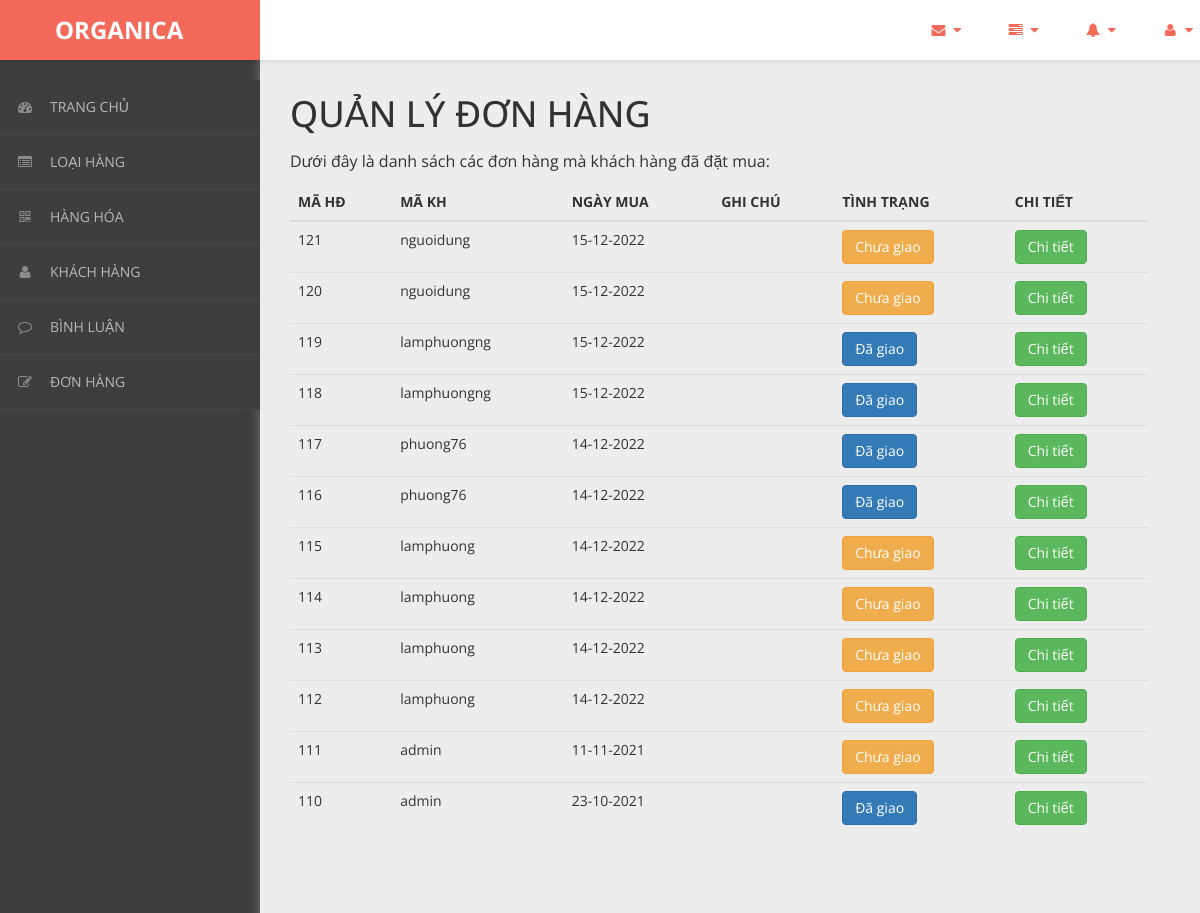
The app's page /admin/content/hoa-don/hoa-don-list.php with its own data.
### tables this page shows
CREATE TABLE `hoa_don` (
  `ma_hd` int(11) NOT NULL,
  `ngay_mua` varchar(20) NOT NULL,
  `ghi_chu` varchar(50) NOT NULL,
  `tinh_trang` varchar(20) NOT NULL DEFAULT '0',
  `ma_kh` varchar(50) NOT NULL
);

### admin/dao/pdo.php (called while the page is built, shortened)
<?php
    function pdo_get_connection(){
        $pdo = new PDO("mysql:host=localhost;dbname=staffcoffee",'root','');
        $pdo->setAttribute(PDO::ATTR_ERRMODE, PDO::ERRMODE_EXCEPTION);
        return $pdo;
    }
    function pdo_query($sql){
        $sql_args = array_slice(func_get_args(),1);
        try{
            $conn = pdo_get_connection();
            $stmt = $conn ->prepare($sql);
            $stmt -> execute($sql_args);
            $rows = $stmt -> fetchAll();
            return $rows;
        }catch(PDOException $e){
            throw $e;
        }finally{
            unset($conn);
        }
    }
    ?>

### admin/dao/hoa-don.php (called while the page is built, shortened)
<?php
    require_once ('pdo.php');
    function hoa_don_select_all(){
        $sql = "SELECT * FROM hoa_don ORDER BY ma_hd DESC";
        return pdo_query($sql);
    }
?>

### admin/content/hoa-don/hoa-don-list.php (the view, shortened to what this page needs)
<!DOCTYPE html>
<html xmlns="http://www.w3.org/1999/xhtml">
<head>
    <link href="../../../css/admin/css/bootstrap.css" rel="stylesheet" />
    <link href="../../../css/admin/css/font-awesome.css" rel="stylesheet" />
    <link href="../../../css/admin/css/custom-styles.css" rel="stylesheet" />
</head>
<body>
    <div id="wrapper">
        <nav class="navbar navbar-default top-navbar" role="navigation">
            <div class="navbar-header">
                <a class="navbar-brand" href="../../../../RauCuQuaOrganica/trang-chinh/"><strong style = "margin-left: 40px;">ORGANICA</strong></a>
            </div>
            <ul class="nav navbar-top-links navbar-right">
                <li class="dropdown">
                    <a class="dropdown-toggle" data-toggle="dropdown" href="#" aria-expanded="false">
                        <i class="fa fa-envelope fa-fw"></i> <i class="fa fa-caret-down"></i>
                    </a>
                </li>
                <li class="dropdown">
                    <a class="dropdown-toggle" data-toggle="dropdown" href="#" aria-expanded="false">
                        <i class="fa fa-tasks fa-fw"></i> <i class="fa fa-caret-down"></i>
                    </a>
                </li>
                <li class="dropdown">
                    <a class="dropdown-toggle" data-toggle="dropdown" href="#" aria-expanded="false">
                        <i class="fa fa-bell fa-fw"></i> <i class="fa fa-caret-down"></i>
                    </a>
                </li>
                <li class="dropdown">
                    <a class="dropdown-toggle" data-toggle="dropdown" href="#" aria-expanded="false">
                        <i class="fa fa-user fa-fw"></i> <i class="fa fa-caret-down"></i>
                    </a>
                </li>
            </ul>
        </nav>
        <nav class="navbar-default navbar-side" role="navigation">
            <div class="sidebar-collapse">
                <ul class="nav" id="main-menu">
                    <li>
                        <a href="../thong-ke/thong-ke-list.php"><i class="fa fa-dashboard"></i>TRANG CHỦ</a>
                    </li>
                    <li>
                        <a href="../loai-hang/loai-hang-list.php"><i class="fa fa-list-alt" aria-hidden="true"></i>LOẠI HÀNG</a>
                    </li>
                    <li>
                        <a href="../hang-hoa/hang-hoa-list.php"><i class="fa fa-qrcode"></i>HÀNG HÓA</a>
                    </li>
                    <li>
                        <a href="../khach-hang/khach-hang-list.php"><i class="fa fa-user"></i>KHÁCH HÀNG</a>
                    </li>
                    <li>
                        <a href="../binh-luan/binh-luan-list.php"><i class="fa fa-comment-o" aria-hidden="true"></i>BÌNH LUẬN</a>
                    </li>
                    <li>
                        <a href="../hoa-don/hoa-don-list.php"><i class="fa fa-edit"></i>ĐƠN HÀNG</a>
                    </li>
                </ul>
            </div>
        </nav>
        <div id="page-wrapper">
		  <div class="header">
                        <div class="page-header">
                            <h1>QUẢN LÝ ĐƠN HÀNG</h1>
                            <p>Dưới đây là danh sách các đơn hàng mà khách hàng đã đặt mua: </p>
                            <?php
                                require_once ('../../dao/hoa-don.php');
                                $items = hoa_don_select_all();
                            ?>
                            <table class="table table-hover">
                                <thead>
                                  <tr>
                                    <th>MÃ HĐ</th>
                                    <th>MÃ KH</th>
                                    <th>NGÀY MUA</th>
                                    <th>GHI CHÚ</th>
                                    <th>TÌNH TRẠNG</th>
                                    <th>CHI TIẾT</th>
                                  </tr>
                                </thead>
                                <tbody>
                                <?php foreach($items as $item){
                                     extract($item);
                                    ?>
                                  <tr>
                                    <td><?=$ma_hd?></td>
                                    <td><?=$ma_kh?></td>
                                    <td><?=$ngay_mua?></td>
                                    <td><?=$ghi_chu?></td>
                                    <td>
                                    <a href="thanh-toan-gio-hang.php?ma_hd=<?=$ma_hd?>">
                                        <?php
                                            if($tinh_trang == 0){
                                                echo '<button class="btn btn-warning name="thanh_toan">';
                                                echo "Chưa giao";
                                            }
                                            else if($tinh_trang == 1){
                                                echo '<button class="btn btn-primary name="thanh_toan">';
                                                echo "Đã giao";
                                            }
                                            else   {
                                                echo '<button class="btn btn-danger name ="thanh_toan">';
                                                echo "Hủy";
                                            }
                                        ?>
                                        </button></a>
                            </div>
                                    </td>
                                    <td><a href="chi-tiet-hoa-don.php?ma_hd=<?=$ma_hd?>&ma_kh=<?=$ma_kh?>"><button class="btn btn-success">Chi tiết</button></a></td>
                                  </tr>
                                <?php } ?>
</body>
</html>

### css/admin/css/custom-styles.css (style rules this page uses)
body { font-family: 'Open Sans', sans-serif; background: #3E3E3E; }
#wrapper { width: 100%; }
#page-wrapper { padding: 15px 15px; min-height: 600px; background: #EDEDED; }
h1, .h1, h2, .h2, h3, .h3 { margin-top: 7px; margin-bottom: -5px; }
p { font-size:16px; line-height:25px; padding-top:20px; }
.navbar-side { z-index: 0; }
.navbar-side .nav > li > a > i { color: #8C8C8C;padding: 8px;width: 30px;text-align: center; }
.top-navbar { position: fixed; width: 100%; z-index: 300; -webkit-box-shadow: 0 3px 3px rgba(0, 0, 0, 0.05); -moz-box-shadow: 0 3px 3px rgba(0, 0, 0, 0.05); box-shadow: 0 3px 3px rgba(0, 0, 0, 0.05); }
.navbar-side { z-index: 1; position: fixed; width: 260px; top: 80px; }
#page-wrapper { position: relative; top: 55px; box-shadow: 0 0 10px #757575; -moz-box-shadow: 0 0 10px #757575; -webkit-box-shadow: 0 0 10px #757575; }
.page-header { margin: 0;border-bottom: 1px solid transparent;text-align: left;background-color: rgb(237, 237, 237);padding: 32px 22px 32px 0;color: #323232; }
.header { margin: 0 30px; }
.top-navbar { margin:0px; }
.top-navbar .navbar-brand { color: #fff;width: 260px;text-align: left;height: 60px;font-size: 24px;font-weight: 700;line-height: 30px;background: #F36A5A; }
.top-navbar .nav > li { position: relative; display: inline-block; margin: 0px; padding: 0px; }
.top-navbar .nav > li > a { position: relative; display: block; padding: 20px;color: #FFFFFF; margin: 0px; }
.sidebar-collapse , .sidebar-collapse .nav { background:none; }
.sidebar-collapse .nav { padding:0; }
.sidebar-collapse .nav > li > a { color: #B8B8B8; background:transparent; text-shadow:none; font-size: 14px; }
.sidebar-collapse > .nav > li > a { padding: 12px 10px; }
.sidebar-collapse > .nav > li { border-bottom: 1px solid rgba(107, 108, 109, 0.19); }
.navbar-side { border:none; background: #3E3E3E; }
.top-navbar { background: #FFFFFF; border-bottom:none; }
.top-navbar .nav > li > a > i { margin-right: 2px; }
.navbar-default { border:0px solid black; }
.navbar-header { background: transparent; }
.nav > li > a > i { margin-right:10px; color: rgb(243, 106, 90); }
@media (min-width:768px) { #page-wrapper { margin: 0 0 0 260px; padding: 0; min-height: 1200px; } }
@media (min-width:768px) { .navbar-side { width: 260px; z-index: 1; } }
@media (min-width:768px) { .navbar { border-radius: 0px; } }

### records on screen
hoa_don: ma_hd "121", ma_kh "nguoidung", ngay_mua "15-12-2022", tinh_trang "Chưa giao"
hoa_don: ma_hd "120", ma_kh "nguoidung", ngay_mua "15-12-2022", tinh_trang "Chưa giao"
hoa_don: ma_hd "119", ma_kh "lamphuongng", ngay_mua "15-12-2022", tinh_trang "Đã giao"
hoa_don: ma_hd "118", ma_kh "lamphuongng", ngay_mua "15-12-2022", tinh_trang "Đã giao"
hoa_don: ma_hd "117", ma_kh "phuong76", ngay_mua "14-12-2022", tinh_trang "Đã giao"
hoa_don: ma_hd "116", ma_kh "phuong76", ngay_mua "14-12-2022", tinh_trang "Đã giao"
hoa_don: ma_hd "115", ma_kh "lamphuong", ngay_mua "14-12-2022", tinh_trang "Chưa giao"
hoa_don: ma_hd "114", ma_kh "lamphuong", ngay_mua "14-12-2022", tinh_trang "Chưa giao"
hoa_don: ma_hd "113", ma_kh "lamphuong", ngay_mua "14-12-2022", tinh_trang "Chưa giao"
hoa_don: ma_hd "112", ma_kh "lamphuong", ngay_mua "14-12-2022", tinh_trang "Chưa giao"
hoa_don: ma_hd "111", ma_kh "admin", ngay_mua "11-11-2021", tinh_trang "Chưa giao"
hoa_don: ma_hd "110", ma_kh "admin", ngay_mua "23-10-2021", tinh_trang "Đã giao"
